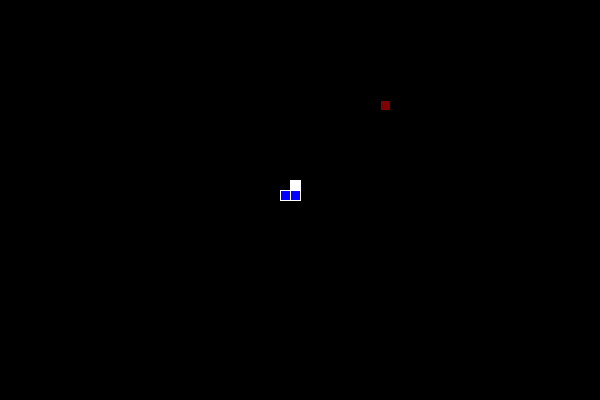
Frame 1 (no input)
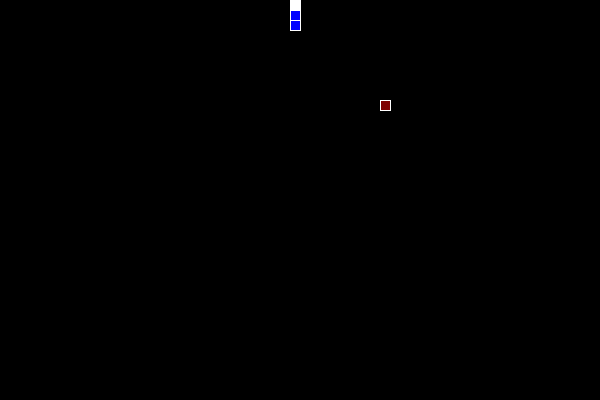
Frame 60 (the mouse pressed at the canvas centre just before this capture)
Frame 120 (the mouse held since frame 60 and released just before this capture): identical to frame 60, image omitted

The Processing sketch that drew these frames (run headless with seeded random() and noise(); from frame 60 on, the mouse is pressed at the canvas centre):

// Processing sketch: C03_SnakeGame
// ── C03_SnakeGame.pde
int SQUARE_SIZE = 10;

PVector[] _snake;
int _snakelength;
PVector _fruit;

int _dir; //UP RIGHT DOWN LEFT
boolean _dirchanged;
boolean _gamerunning;

PVector _maxindex;



void setup() {
  size(600, 400);
  frameRate(8);
  
  _maxindex = new PVector(int(width/SQUARE_SIZE)-1, int(height/SQUARE_SIZE)-1);
  
  _snake = new PVector[int((_maxindex.x+1) * (_maxindex.y+1))];
  for (int i = 0; i < _snake.length; i++) { _snake[i] = new PVector(-1, -1); }
  
  _snake[0] = new PVector(int(_maxindex.x / 2), int(_maxindex.y / 2));
  _snake[1] = new PVector(int(_maxindex.x / 2) - 1, int(_maxindex.y / 2));
  _snake[2] = new PVector(int(_maxindex.x / 2) - 2, int(_maxindex.y / 2));
  _snakelength = 3;
  _dir = 0;
  
  _fruit = new PVector(int(random(_maxindex.x)), int(random(_maxindex.y))); 
  
  _gamerunning = true;
}



void draw() {
  background(0);
  

  
  //Update snake
  if (_gamerunning) {
    PVector next = get_next_square();
    
    if (out_of_bounds(next) || hit_itself(next))
    {
      _gamerunning = false;
    }
    else 
    {
      if (next.x == _fruit.x && next.y == _fruit.y) {
        _snakelength += 3;
        _fruit = new PVector(int(random(_maxindex.x)), int(random(_maxindex.y)));
      }
      
      
      for (int i = _snakelength - 1; i > 0; i--) {
        _snake[i] = _snake[i-1];
      }
      _snake[0] = next;
      _dirchanged = false;
    }  
  }
  
  
  //Draw fruit
  fill(127, 0, 0);
  rect(_fruit.x * SQUARE_SIZE, _fruit.y * SQUARE_SIZE, SQUARE_SIZE, SQUARE_SIZE);
  
  
  //Draw snake
  stroke(255);
  fill(0, 0, 255);
  for (int i = 0; i < _snakelength; i++) {
    rect(_snake[i].x * SQUARE_SIZE, _snake[i].y * SQUARE_SIZE, SQUARE_SIZE, SQUARE_SIZE);
  }
  fill(255);
  rect(_snake[0].x * SQUARE_SIZE, _snake[0].y * SQUARE_SIZE, SQUARE_SIZE, SQUARE_SIZE);
}




PVector get_next_square() {
  PVector last = _snake[0];
  PVector next = new PVector(-1, -1);
  
  switch (_dir) {
    case 0:
      next = new PVector(last.x, last.y-1);
      break;
    case 1:
      next = new PVector(last.x+1, last.y);
      break;
    case 2:
      next = new PVector(last.x, last.y+1);
      break;
    case 3:
      next = new PVector(last.x-1, last.y);
      break;     
  }
  
  return next;
}





boolean out_of_bounds(PVector next) {
  return next.x == -1 || next.y == -1 || next.x == _maxindex.x+1 || next.y == _maxindex.x+1;
}


boolean hit_itself(PVector next) {
  for (int i = 0; i < _snakelength; i++) {
    if (next.x == _snake[i].x && next.y == _snake[i].y) { return true; }
  }
  return false;
}





void keyPressed() {
  if (_dirchanged) { return; }
  
  if (keyCode == UP && _dir != 2) {
    _dir = 0;
  } else if (keyCode == RIGHT && _dir != 3) {
    _dir = 1;
  } else if (keyCode == DOWN && _dir != 0) {
    _dir = 2;
  } else if (keyCode == LEFT && _dir != 1) {
    _dir = 3;
  }
  _dirchanged = true;
}
